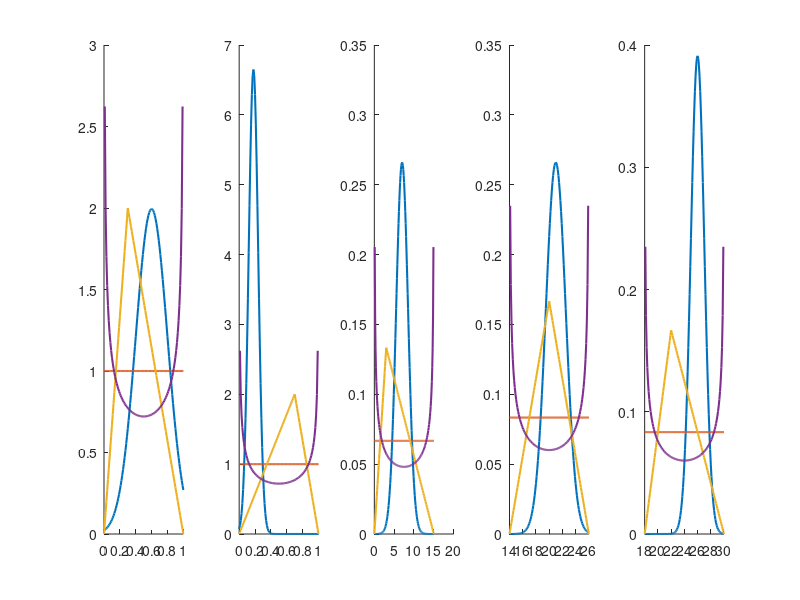

The MATLAB script that drew this image:
clear;
clc;
pimuw    = [0.6; 0.18;    7;   21];
pisigmaw = [0.2; 0.06;  1.5;  1.5];
pimus    = [0.6; 0.18;    7;   26];
pisigmas = [0.2; 0.06;  1.5; 1.02];
lowerw = [0;  0;  0; 14];
upperw = [1;  1; 15; 26];
lowers = [0;  0;  0; 18];
uppers = [1;  1; 15; 30];

x1 = transpose( 0: 0.01:  1);
x2 = transpose( 0: 0.01:  1);
x3 = transpose( 0:  0.1: 15);
x4 = transpose(14:  0.1: 26);
x5 = transpose(18:  0.1: 30);

y1 = zeros(size(x1,1),4);
y2 = zeros(size(x2,1),4);
y3 = zeros(size(x3,1),4);
y4 = zeros(size(x4,1),4);
y5 = zeros(size(x5,1),4);

%% 正态分布
y1(:,1) = normpdf(x1,  0.6,  0.2);
y2(:,1) = normpdf(x2, 0.18, 0.06);
y3(:,1) = normpdf(x3,    7,  1.5);
y4(:,1) = normpdf(x4,   21,  1.5);
y5(:,1) = normpdf(x5,   26, 1.02);

%% 均匀分布
y1(:,2) = 1;
y2(:,2) = 1;
y3(:,2) = 1 / 15;
y4(:,2) = 1 / (26-14);
y5(:,2) = 1 / (30-18);

%% 三角分布
pd1 = makedist("Triangular","a",0,"b",0.3,"c",1);
pd2 = makedist("Triangular","a",0,"b",0.7,"c",1);
pd3 = makedist("Triangular","a",0,"b",3,"c",15);
pd4 = makedist("Triangular","a",14,"b",20,"c",26);
pd5 = makedist("Triangular","a",18,"b",22,"c",30);
y1(:,3) = pdf(pd1, x1);
y2(:,3) = pdf(pd2, x2);
y3(:,3) = pdf(pd3, x3);
y4(:,3) = pdf(pd4, x4);
y5(:,3) = pdf(pd5, x5);



%% beta分布

y1(:,4) = betapdf(x1, 0.6, 0.6);
y2(:,4) = betapdf(x2, 0.6, 0.6);
y3(:,4) = betapdf(x3/15, 0.6, 0.6)/15;
y4(:,4) = betapdf((x4-14)/(26-14), 0.6, 0.6)/(26-14);
y5(:,4) = betapdf((x5-18)/(30-18), 0.6, 0.6)/(30-18);

%% 画图
figure(5);
subplot(1, 5, 1);
hold on
for i = 1 : 4
    plot(x1,y1(:,i),'LineWidth',1.5);
end
hold off

subplot(1, 5, 2);
hold on
for i = 1 : 4
    plot(x2,y2(:,i),'LineWidth',1.5);
end
hold off

subplot(1, 5, 3);
hold on
for i = 1 : 4
    plot(x3,y3(:,i),'LineWidth',1.5);
end
hold off

subplot(1, 5, 4);
hold on
for i = 1 : 4
    plot(x4,y4(:,i),'LineWidth',1.5);
end
hold off

subplot(1, 5, 5);
hold on
for i = 1 : 4
    plot(x5,y5(:,i),'LineWidth',1.5);
end
hold off
